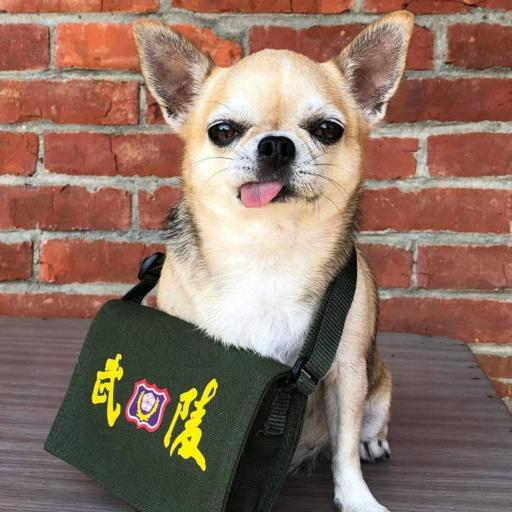
#> input picture final_project/predict/batch1_image0_origin.jpg, 512 x 512 px, found by its file name
$ python gf.py
#> lines starting #> are read from the running program, lines starting #| are printed output that depends on the picture; pictures that were not available may be replaced by others from this repository, and a replacement may not be noted
#> further down, guided is the input picture: shape (512, 512, 3); mean R, G, B 140.8, 113.9, 100.4
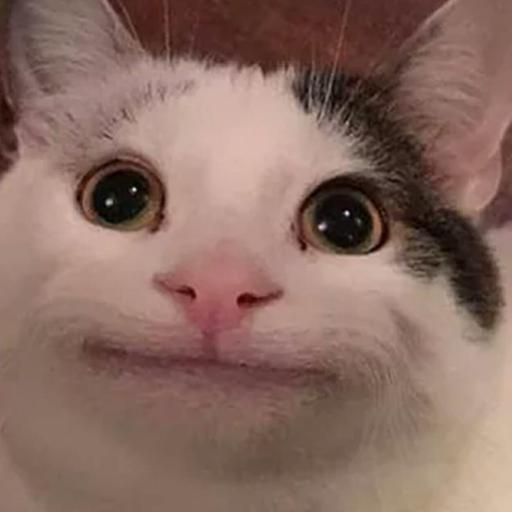
#> input picture final_project/predict/batch2_image0_origin.jpg, 512 x 512 px, given in place of batch1_image0_style1.jpg, which was not available
#> further down, input is the input picture: shape (512, 512, 3); mean R, G, B 137.3, 107.4, 97.7
import numpy as np
from skimage import io, transform
import matplotlib.pyplot as plt
def box_filter( image, r ) :
    # image is a 2D array
    h, w = image.shape
    out = np.zeros_like( image )
    integral = image.cumsum(0).cumsum(1)
    # a b
    # c d
    for i in range( h ) :
        for j in range( w ) :
            left = j - r - 1
            right = j + r if j + r < w else w - 1
            up = i - r - 1
            down = i + r if i + r < h else h - 1

            a = integral[up][left] if left >= 0 and up >= 0 else 0
            b = integral[up][right] if up >= 0 else 0
            c = integral[down][left] if left >= 0 else 0
            d = integral[down][right]
            out[i][j] = d - c - b + a
    return out


def guided_filter( I, p, r = 4 , eps = 0.0001, resize = None ) :
    # I : 3*h*w, p : h*w
#> called with r = 10, eps = 0.0001, resize = 4
    h, w = p.shape
#> h = 512; w = 512
    Ir = I[...,0]
    Ig = I[...,1]
    Ib = I[...,2]
    if resize :
        h = h//resize
#> h = 128
        w = w//resize
#> w = 128
        p = transform.resize( p, ( h, w ), order = 1 )
        Ir = transform.resize( Ir, ( h, w ), order = 1 )
#> Ir: shape (128, 128) float32
        Ig = transform.resize( Ig, ( h, w ), order = 1 )
#> Ig: shape (128, 128) float32
        Ib = transform.resize( Ib, ( h, w ), order = 1 )
#> Ib: shape (128, 128) float32
    A = box_filter( np.ones_like( p ), r )
    mean_I_r = box_filter( Ir, r ) / A
    mean_I_g = box_filter( Ig, r ) / A
    mean_I_b = box_filter( Ib, r ) / A
    mean_p = box_filter( p, r ) / A
    mean_Ip_r = box_filter( Ir * p, r ) / A
    mean_Ip_g = box_filter( Ig * p, r ) / A
    mean_Ip_b = box_filter( Ib * p, r ) / A

    cov_Ip_r = mean_Ip_r - mean_I_r * mean_p
    cov_Ip_g = mean_Ip_g - mean_I_g * mean_p
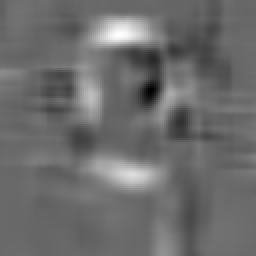
#> cov_Ip_g: shape (128, 128) float32 (shown 2 times larger); min -0.0296, max 0.0422, mean 0.000876; drawn with min black and max white
    cov_Ip_b = mean_Ip_b - mean_I_b * mean_p
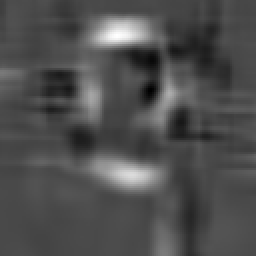
#> cov_Ip_b: shape (128, 128) float32 (shown 2 times larger); min -0.0174, max 0.0431, mean 0.00133; drawn with min black and max white
    '''
                rr, rg, rb
    Singma =    rg, gg, gb
                rb, gb, bb
    '''
    var_I_rr = box_filter( Ir * Ir, r ) / A - mean_I_r * mean_I_r + eps
    var_I_gg = box_filter( Ig * Ig, r ) / A - mean_I_g * mean_I_g + eps
#> in box_filter (call 10), `integral = image.cumsum(0).cumsum(1)`:
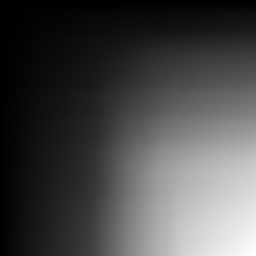
#> integral: shape (128, 128) float32 (shown 2 times larger); min 0.38, max 4133.4, mean 1183.5; drawn with min black and max white
    var_I_bb = box_filter( Ib * Ib, r ) / A - mean_I_b * mean_I_b + eps
#> after the loop in box_filter (call 11), `for i in range( h ) :`:
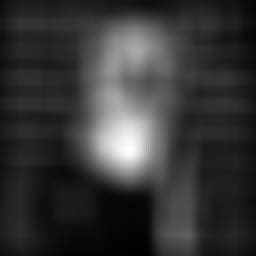
#> out: shape (128, 128) float32 (shown 2 times larger); min 2.81, max 385.7, mean 85.1; drawn with min black and max white
    var_I_rg = box_filter( Ir * Ig, r ) / A - mean_I_r * mean_I_g
#> after the loop in box_filter (call 12), `for i in range( h ) :`:
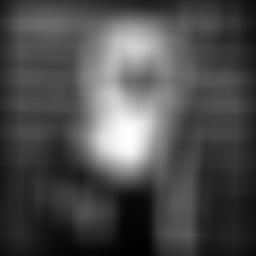
#> out: shape (128, 128) float32 (shown 2 times larger); min 3.2, max 397.3, mean 122.2; drawn with min black and max white
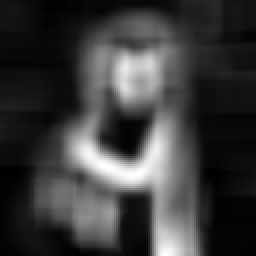
#> var_I_rg: shape (128, 128) float32 (shown 2 times larger); min -0.000816, max 0.119, mean 0.0272; drawn with min black and max white
    var_I_rb = box_filter( Ir * Ib, r ) / A - mean_I_r * mean_I_b
    var_I_gb = box_filter( Ig * Ib, r ) / A - mean_I_g * mean_I_b

    inv_I_rr = var_I_gg * var_I_bb - var_I_gb * var_I_gb
    inv_I_gg = var_I_rr * var_I_bb - var_I_rb * var_I_rb
    inv_I_bb = var_I_rr * var_I_gg - var_I_rg * var_I_rg
    inv_I_rg = var_I_gb * var_I_rb - var_I_rg * var_I_bb
    inv_I_rb = var_I_rg * var_I_gb - var_I_gg * var_I_rb
    inv_I_gb = var_I_rb * var_I_rg - var_I_rr * var_I_gb

    I_cov = inv_I_rr * var_I_rr + inv_I_rg * var_I_rg + inv_I_rb * var_I_rb

    inv_I_rr /= I_cov
    inv_I_gg /= I_cov
    inv_I_bb /= I_cov
    inv_I_rg /= I_cov
    inv_I_rb /= I_cov
    inv_I_gb /= I_cov


    ar = inv_I_rr * cov_Ip_r + inv_I_rg * cov_Ip_g + inv_I_rb * cov_Ip_b
    ag = inv_I_rg * cov_Ip_r + inv_I_gg * cov_Ip_g + inv_I_gb * cov_Ip_b
    ab = inv_I_rb * cov_Ip_r + inv_I_gb * cov_Ip_g + inv_I_bb * cov_Ip_b

    b = mean_p - ar * mean_I_r - ag * mean_I_g - ab * mean_I_b

    if resize :
        ar = transform.resize( ar, ( h*resize, w*resize ), order = 1 )
        ag = transform.resize( ag, ( h*resize, w*resize ), order = 1 )
        ab = transform.resize( ab, ( h*resize, w*resize ), order = 1 )
        b = transform.resize( b, ( h*resize, w*resize ), order = 1 )
        A = box_filter( np.ones_like( b ), r )

    out = box_filter( ar, r ) * I[...,0] + box_filter( ab, r ) * I[...,1] + box_filter( ag, r ) * I[...,2] + box_filter( b, r )
    out /= A

    return out
guided = io.imread( "/share/ICG/final/predict/batch1_image0_origin.jpg" )
input = io.imread( "/share/ICG/final/predict/batch1_image0_style1.jpg" )
guided_f = guided.astype( np.float32 ) / 255
input_f = input.astype( np.float32 ) / 255
# guided_tr = guided_f.transpose( 2, 0, 1 )
# input_tr = input_f.transpose( 2, 0, 1 )
# print( guided_tr )
out_r = guided_filter( guided_f, input_f[...,0], r = 10, resize=4 )
print( 'r' )
out_g = guided_filter( guided_f, input_f[...,1], r = 10, resize=4 )
print( 'g' )
out_b = guided_filter( guided_f, input_f[...,2], r = 10, resize=4 )
print( 'b' )
# [9 lines of commented-out code are left out]
out = np.stack( ( out_r, out_g, out_b ), axis = -1 )
out = np.where( out < 0, 0, out )
out = np.where( out > 1, 1, out )
#> (the run stopped early here; a loop or call above may not have finished)
